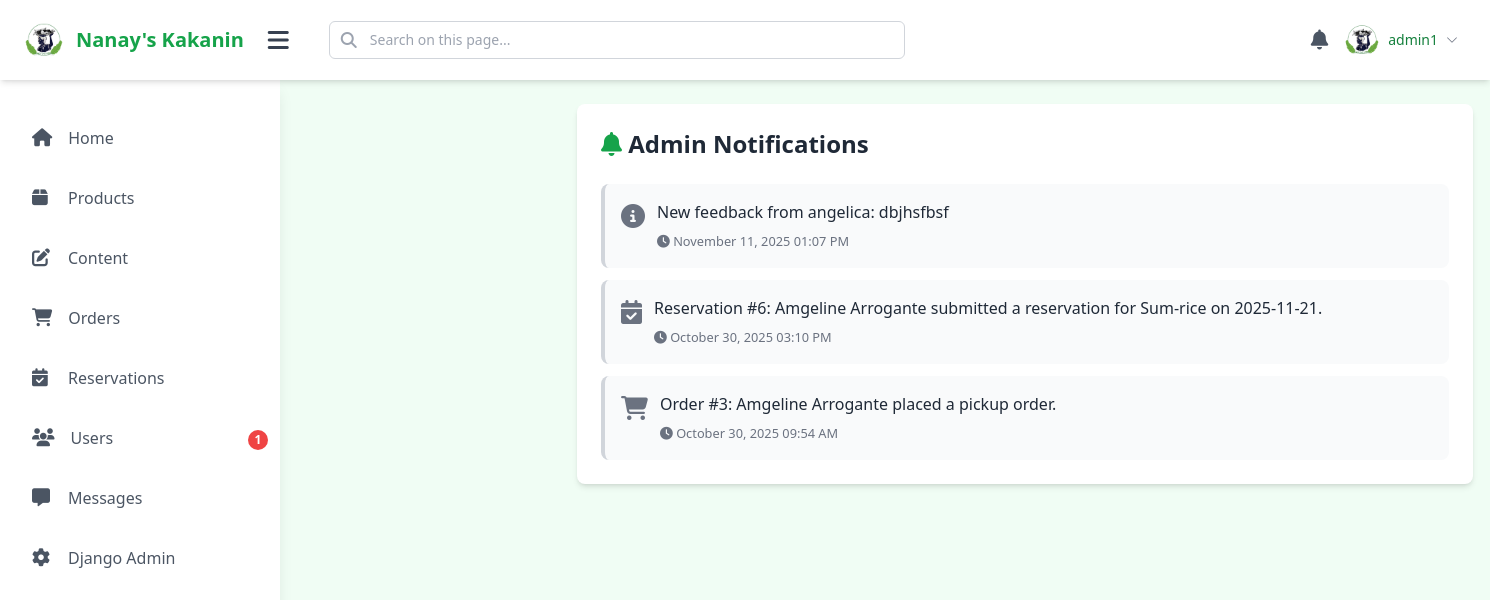
The page /admin-notifications/ (signed in) on the database its author committed.
### kakanin/models.py (models this page shows, shortened)
class Notification(models.Model):
    TYPE_CHOICES = [
        ('low_stock', 'Low Stock'),
        ('order_submitted', 'Order Submitted'),
        ('payment_pending', 'Payment Pending'),
        ('payment_approved', 'Payment Approved'),
        ('payment_rejected', 'Payment Rejected'),
        ('order_confirmed', 'Order Confirmed'),
        ('ready_for_pickup', 'Ready for Pickup'),
        ('out_for_delivery', 'Out for Delivery'),
        ('order_completed', 'Order Completed'),
        ('order_cancelled', 'Order Cancelled'),
        ('reservation_submitted', 'Reservation Submitted'),
        ('reservation_confirmed', 'Reservation Confirmed'),
        ('reservation_rejected', 'Reservation Rejected'),
        ('reservation_completed', 'Reservation Completed'),
        ('feedback', 'Feedback Received'),
    ]
    type = models.CharField(max_length=32, choices=TYPE_CHOICES)
    message = models.TextField()
    user = models.ForeignKey(User, on_delete=models.CASCADE, null=True, blank=True, related_name='notifications', help_text="User to notify (null for admin notifications)")
    order = models.ForeignKey('Order', on_delete=models.CASCADE, null=True, blank=True, related_name='notifications', help_text="Related order if applicable")
    reservation = models.ForeignKey('Reservation', on_delete=models.CASCADE, null=True, blank=True, related_name='notifications', help_text="Related reservation if applicable")
    created_at = models.DateTimeField(auto_now_add=True)
    read = models.BooleanField(default=False)
    class Meta:
        ordering = ['-created_at']

### kakanin/views.py (the view)
# urls.py: path("admin-notifications/", views.admin_notifications, name="admin_notifications"),
@staff_member_required
def admin_notifications(request):
    notifications = Notification.objects.filter(user__isnull=True).order_by('-created_at')
    if request.method == 'POST' and request.POST.get('action') == 'mark_all_read':
        Notification.objects.filter(user__isnull=True, read=False).update(read=True)
        messages.success(request, 'All notifications marked as read.')
        return redirect('admin_notifications')
    context = {
        'notifications': notifications,
        'unread_count': Notification.objects.filter(user__isnull=True, read=False).count(),
    }
    return render(request, "kakanin/admin_notifications.html", context)

### kakanin/templates/kakanin/admin_notifications.html (shortened to what this page needs)
{% load static %}
<!DOCTYPE html>
<html lang="en" class="h-full">
<head>
    <script src="{% static 'kakanin/js/tailwind.js' %}"></script>
    <link rel="stylesheet" href="{% static 'kakanin/css/fontawesome/all.min.css' %}" />
  <link rel="stylesheet" href="{% static 'kakanin/css/bootstrap-icons/bootstrap-icons.css' %}">
</head>
<body class="bg-green-50 h-full overflow-x-hidden">
  <header class="fixed top-0 left-0 right-0 h-20 bg-white shadow-md z-50 flex items-center px-4 lg:px-6">
    <div class="flex items-center gap-4">
      <a href="{% url 'admin_dashboard' %}" class="flex items-center gap-3">
        <img src="{% static 'kakanin/img/logo.png' %}" alt="Logo" class="w-10 h-10 rounded-full">
        <span class="hidden lg:block text-xl font-bold text-green-600">Nanay's Kakanin</span>
      </a>
      <button id="sidebarToggle" class="p-2 hover:bg-gray-100 rounded-lg transition-colors">
        <i class="fa-solid fa-bars text-2xl text-gray-700"></i>
      </button>
    </div>
    <div class="hidden md:flex flex-1 max-w-xl mx-8">
      <div class="relative w-full">
        <input type="text"
               id="pageSearchInput"
               placeholder="Search on this page..."
               class="w-full px-4 py-2 pl-10 pr-20 border border-gray-300 rounded-md focus:outline-none focus:ring-2 focus:ring-primary focus:border-transparent text-sm">
        <i class="fa-solid fa-search absolute left-3 top-1/2 -translate-y-1/2 text-gray-400"></i>
      </div>
    </div>
    <div class="ml-auto flex items-center gap-2">
      <div class="relative">
        <button class="p-2 hover:bg-gray-100 rounded-lg relative" onclick="toggleDropdown('notifDropdown')">
          <i class="fa-solid fa-bell text-xl text-gray-600"></i>
        </button>
      </div>
      </div>
      <div class="relative">
        <button class="flex items-center gap-2 p-2 hover:bg-gray-100 rounded-lg" onclick="toggleDropdown('profileDropdown')">
          <img src="{% static 'kakanin/img/logo.png' %}" alt="Profile" class="w-9 h-9 rounded-full">
          <span class="hidden md:block text-sm font-medium text-secondary">{{ user.username }}</span>
          <i class="bi bi-chevron-down text-xs text-gray-500"></i>
        </button>
      </div>
  </header>
  <aside id="sidebar" class="fixed top-20 left-0 bottom-0 w-[280px] bg-white shadow-lg z-40 flex flex-col transition-all">
    <nav class="mt-8 px-4 space-y-2 text-base flex-1 overflow-y-auto">
      <a href="{% url 'admin_dashboard' %}" class="flex items-center gap-4 px-4 py-3 rounded-xl text-gray-600 hover:text-green-700 hover:bg-green-50 transition"><i class="fa-solid fa-house text-lg min-w-[20px]"></i><span class="sidebar-text">Home</span></a>
      <a href="{% url 'admin_products' %}" class="flex items-center gap-4 px-4 py-3 rounded-xl text-gray-600 hover:text-green-700 hover:bg-green-50 transition"><i class="fa-solid fa-box text-lg min-w-[20px]"></i><span class="sidebar-text">Products</span></a>
      <a href="{% url 'admin_content' %}" class="flex items-center gap-4 px-4 py-3 rounded-xl text-gray-600 hover:text-green-700 hover:bg-green-50 transition"><i class="fa-solid fa-edit text-lg min-w-[20px]"></i><span class="sidebar-text">Content</span></a>
      <a href="{% url 'admin_orders' %}" class="flex items-center gap-4 px-4 py-3 rounded-xl text-gray-600 hover:text-green-700 hover:bg-green-50 transition"><i class="fa-solid fa-shopping-cart text-lg min-w-[20px]"></i><span class="sidebar-text">Orders</span></a>
      <a href="{% url 'admin_reservations' %}" class="flex items-center gap-4 px-4 py-3 rounded-xl text-gray-600 hover:text-green-700 hover:bg-green-50 transition"><i class="fa-solid fa-calendar-check text-lg min-w-[20px]"></i><span class="sidebar-text">Reservations</span></a>
      <a href="{% url 'admin_users' %}" class="flex items-center gap-4 px-4 py-3 rounded-xl text-gray-600 hover:text-green-700 hover:bg-green-50 transition"><i class="fa-solid fa-users text-lg min-w-[20px]"></i><span class="sidebar-text">Users</span></a>
      <a href="{% url 'messages_inbox' %}" class="flex items-center gap-4 px-4 py-3 rounded-xl text-gray-600 hover:text-green-700 hover:bg-green-50 transition"><i class="fa-solid fa-message text-lg min-w-[20px]"></i><span class="sidebar-text">Messages</span>{% if unread_messages_count > 0 %}<span class="absolute right-3 top-1/2 -translate-y-1/2 bg-red-500 text-white text-xs font-bold rounded-full min-w-[20px] h-5 flex items-center justify-center px-1.5">{{ unread_messages_count }}</span>{% endif %}</a>
      <a href="/admin/" class="flex items-center gap-4 px-4 py-3 rounded-xl text-gray-600 hover:text-green-700 hover:bg-green-50 transition"><i class="fa-solid fa-cog text-lg min-w-[20px]"></i><span class="sidebar-text">Django Admin</span></a>
    </nav>
  </aside>
  <div id="mainContent" class="min-h-screen w-full lg:ml-[280px] transition-all pt-20">
    <div class="p-4 md:p-6">
      <div class="max-w-4xl mx-auto">
        <div class="bg-white rounded-lg shadow-md p-6">
          <div class="flex justify-between items-center mb-6">
            <h2 class="text-2xl font-bold text-gray-800"><i class="fas fa-bell text-green-600"></i> Admin Notifications</h2>
          </div>
          {% if notifications %}
            <div class="space-y-3">
              {% for notification in notifications %}
              <a href="{% url 'admin_mark_notification_read' notification.id %}" class="block border-l-4 {% if not notification.read %}border-green-600 bg-green-50{% else %}border-gray-300 bg-gray-50{% endif %} p-4 rounded-lg hover:shadow-md transition cursor-pointer">
                <div class="flex items-start gap-3">
                  <div class="text-2xl {% if not notification.read %}text-green-600{% else %}text-gray-500{% endif %}">
                    {% if 'Order' in notification.message or 'order' in notification.message %}
                      <i class="fas fa-shopping-cart"></i>
                    {% elif 'Reservation' in notification.message or 'reservation' in notification.message %}
                      <i class="fas fa-calendar-check"></i>
                    {% elif 'stock' in notification.message %}
                      <i class="fas fa-box"></i>
                    {% else %}
                      <i class="fas fa-info-circle"></i>
                    {% endif %}
                  </div>
                  <div class="flex-1">
                    <div class="flex items-start justify-between">
                      <div class="flex-1">
                        <p class="text-gray-800 mb-1">{{ notification.message }}</p>
                        <small class="text-gray-500">
                          <i class="fas fa-clock"></i> {{ notification.created_at|date:"F d, Y h:i A" }}
                        </small>
                      </div>
                    </div>
                  </div>
                </div>
              </a>
              {% endfor %}
            </div>
          {% else %}
            <div class="text-center py-12">
              <i class="fas fa-info-circle text-6xl text-gray-300 mb-4"></i>
              <h5 class="text-xl font-semibold text-gray-700 mb-2">No notifications</h5>
              <p class="text-gray-500">There are no notifications in the system yet.</p>
            </div>
          {% endif %}
        </div>
      </div>
    </div>
  </div>
</body>
</html>

### kakanin/templates/kakanin/admin_notifications.html (style rules this page uses)
.transition-all { transition: all 300ms ease-in-out; }
#sidebar { transform: translateX(-100%); }
@media (min-width: 1024px) { #sidebar { transform: translateX(0); width: 280px; } }

### rows shown on the page
Notification: message "New feedback from angelica: dbjhsfbsf", created_at "November 11, 2025 01:07 PM"
Notification: message "Reservation #6: Amgeline Arrogante submitted a reservation for Sum-rice on 2025-11-21.", created_at "October 30, 2025 03:10 PM"
Notification: message "Order #3: Amgeline Arrogante placed a pickup order.", created_at "October 30, 2025 09:54 AM"

### other values the page prints
{{ user.username }} "admin1"
{{ unread_messages_count }} "1"
